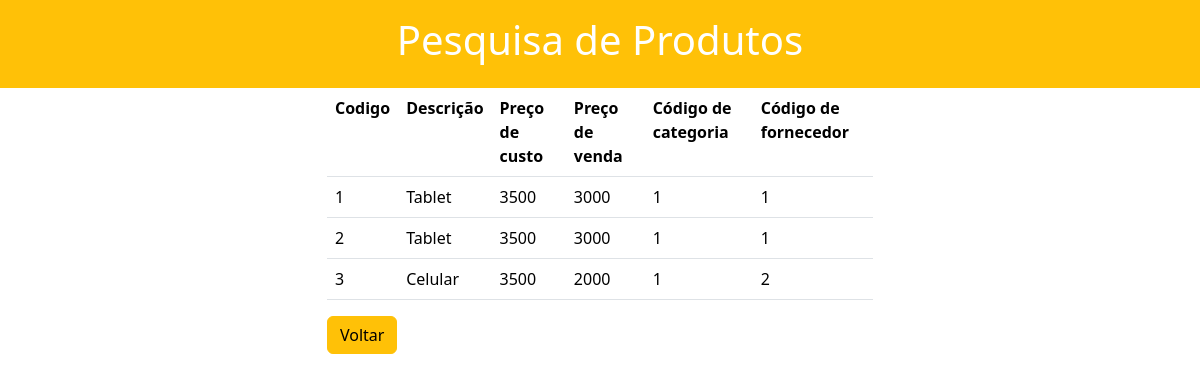
The app's page /produto_pesquisa.php (signed in) with its own data.
### tables this page shows
CREATE TABLE IF NOT EXISTS `produto` (
  `codigo` int NOT NULL AUTO_INCREMENT,
  `descricao` varchar(200) NOT NULL,
  `precocusto` float(10,2) NOT NULL,
  `precovenda` float(10,2) NOT NULL,
  `codcategoria` int NOT NULL,
  `codfornecedor` int NOT NULL,
  `imagem1` varchar(200) NOT NULL,
  `imagem2` varchar(200) NOT NULL,
  `imagem3` varchar(200) NOT NULL,
  PRIMARY KEY (`codigo`)
);

### produto_pesquisa.php (the view, shortened to what this page needs)
<!DOCTYPE html>
<html lang="en">
<head>
    <link href="https://cdn.jsdelivr.net/npm/bootstrap@5.3.3/dist/css/bootstrap.min.css" rel="stylesheet">
</head>
<body>
<div class="bg-warning text-white p-3 text-center">
        <h1>Pesquisa de Produtos</h1>
    </div>
    <div class="container">
        <div class="row">
            <div class="col-sm-6 mx-auto">
            <table class="table">
                <tr>
                  <th>Codigo</th>
                  <th>Descrição</th>
                  <th>Preço de custo</th>
                  <th>Preço de venda</th>
                  <th>Código de categoria</th>
                  <th>Código de fornecedor</th>
                </tr>
        <?php
include "conexao.php";
$sql= "select*from produto";
$result=$conexao->prepare($sql);
$result->execute();
while($linha=$result->fetch(PDO::FETCH_ASSOC))
{
        ?>
                <tr>
                <td><?=$linha["codigo"]?></td>
                <td><?=$linha["descricao"]?></td>
                <td><?=$linha["precovenda"]?></td>
                <td><?=$linha["precocusto"]?></td>
                <td><?=$linha["codcategoria"]?></td>
                <td><?=$linha["codfornecedor"]?></td>
                </tr>
         <?php
 }
         ?>
            </table>
            <p>
                <a href="index.php" class="btn btn-warning">Voltar</a>
</p>
            </div>
        </div>
    </div>
</body>
</html>

### records on screen
produto: codigo "1", descricao "Tablet", precovenda "3500", precocusto "3000", codcategoria "1", codfornecedor "1"
produto: codigo "2", descricao "Tablet", precovenda "3500", precocusto "3000", codcategoria "1", codfornecedor "1"
produto: codigo "3", descricao "Celular", precovenda "3500", precocusto "2000", codcategoria "1", codfornecedor "2"
